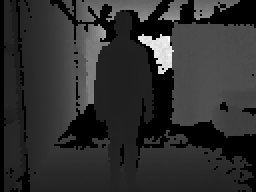
%> input picture Analisi di immagini e dati volumetrici/Matlab/1. Acquisizione/000_000595-b_8409599_depth.pgm, 128 x 96 px, shrunk from 640 x 480 before the run (shown 2 times larger)
$ octave range2xyz.m   (GNU Octave 9; MATLAB toolbox functions it lacks are replaced by stand-ins)
%> lines starting %> are read from the running program, lines starting %| are printed output that depends on the picture; in (x1, y1, x2, y2) boxes, pixels count from 0 and x2, y2 are one past the last pixel; in counts of white or black regions, pixels touching at a corner belong together; the program's own positions count from 1
### Analisi di immagini e dati volumetrici/Matlab/1. Acquisizione/rangetomesh.m
function [Triangle, Vertex] = rangetomesh(TRUE,XX,YY,ZZ,dim_I,dim_J, K_X84)
% Script per generare una mesh da una mappa range
% Nota che TRUE prende valori 0 o 1
% applica la X84 per eliminare gli edge lunghi
%
% Umberto Castellani
%
%


% crea una struttura per l'indicizzazione dei vertici su un vettore (che
% non posso ricavare dalla mappa range perch� ci sono i buchi)
v_index=ones(dim_I,dim_J);

Vertex=zeros(dim_I*dim_J,3);
ind=0;
for i=1:dim_I
    for j=1:dim_J
        if(TRUE(i,j)==1)
            ind=ind+1;
            v_index(i,j)=ind;
            Vertex(ind,:)=[XX(i,j), YY(i,j), ZZ(i,j)];
        end
    end
end
Vertex=Vertex(1:ind,:);
% Criterio per calcolare il valore di soglia sulle distanze automatico:
res=zeros((dim_I*dim_J)*8,1);
ind=0;
for i=3:dim_I
    for j=3:dim_J
        %controllo gli 8 vicini
        if(TRUE(i,j)==1)
            v1=[XX(i,j), YY(i,j), ZZ(i,j)];
            for h=0:2
                for k=0:2
                    if(TRUE(i-h,j-k)==1)
                        ind=ind+1;
                        v2=[XX(i-h,j-k), YY(i-h,j-k), ZZ(i-h,j-k)];
                        res(ind)=norm(v1-v2);
                    end
                end
            end
        end % if true(i,j)
    end
end
res=res(1:ind);
% Applico la regola X84 che dice:
% |x_i-MED|<k*MAD
MED_x84 = median(res);
MAD_x84 = K_X84 * median(abs(res-MED_x84));
% Poich� sono sicuro che tutti i valori di x_i sono positivi
% questo valore verr� confrontato con tutti i residui dei vertici adiacenti
TX_X84=MED_x84+MAD_x84;


Triangle=zeros((dim_I*dim_J)*8,3);
ind=0;
% creo i triangoli (escludo i bordi, che vengono coinvolti dopo
hw                      =   waitbar(0,'mesh generation ...');
for i=3:dim_I-3
    waitbar(i/(dim_I-3),hw)
    for j=3:dim_J-3
        % controllo che il punto esista:
        if (TRUE(i,j)==1)
            % Devo generare i quattro vertici che determinano 2 triangoli
            ind_central=v_index(i,j);
            central=Vertex(ind_central,:);
            % per ogni vicino devo fare il controllo che sia entro la
            % distaza calcolata con la X84
            %Devo cercare 3 vicini in alto a sinistra:
            %
            %
            % vicino 1: est
            %
            % mi ricavo i punti e le distanze dal pixel centrale
            %
            est1=Vertex(v_index(i,j-1),:);
            diff1=norm(central-est1);
            est2=Vertex(v_index(i,j-2),:);
            diff2=norm(central-est2);
            %
            if (TRUE(i,j-1)==1 && diff1<=TX_X84)
                ind_est=v_index(i,j-1);
                bool_est=1;
                esist_est=1;
            elseif(TRUE(i,j-2)==1 && diff2<=TX_X84)
                ind_est=v_index(i,j-2);
                bool_est=0;
                esist_est=1;
            else
                esist_est=0;
                bool_est=1;
            end
            %
            % vicino 2: nordest
            %
            nordest1=Vertex(v_index(i-1,j-1),:);
            diff1=norm(central-nordest1);
            nordest2=Vertex(v_index(i-1,j-2),:);
            diff2=norm(central-nordest2);
            nordest3=Vertex(v_index(i-2,j-2),:);
            diff3=norm(central-nordest3);
            if (TRUE(i-1,j-1)==1 && diff1<=TX_X84)
                ind_nordest=v_index(i-1,j-1);
                bool_nordest=1;
                esist_nordest=1;
            elseif(bool_est==0 && TRUE(i-1,j-2)==1 && diff2<=TX_X84)
                ind_nordest=v_index(i-1,j-2);
                bool_nordest=1;
                esist_nordest=1;
            elseif(bool_est==0 && TRUE(i-2,j-2)==1 && diff3<=TX_X84)
                ind_nordest=v_index(i-2,j-2);
                bool_nordest=0;
                esist_nordest=1;
            elseif(bool_est==1 && TRUE(i-2,j-2)==1 && diff3<=TX_X84)
                ind_nordest=v_index(i-2,j-2);
                bool_nordest=0;
                esist_nordest=1;
            elseif(bool_est==1 && TRUE(i-1,j-2)==1 && diff2<=TX_X84)
                ind_nordest=v_index(i-1,j-2);
                bool_nordest=0;
                esist_nordest=1;
            else
                esist_nordest=0;
                bool_nordest=1;
            end
            %
            % vicino 3: nord
            %
            nord1=Vertex(v_index(i-1,j),:);
            diff1=norm(central-nord1);
            nord2=Vertex(v_index(i-2,j-1),:);
            diff2=norm(central-nord2);
            nord3=Vertex(v_index(i,j-2),:);
            diff3=norm(central-nord3);
            if (TRUE(i-1,j)==1 && diff1<=TX_X84)
                ind_nord=v_index(i-1,j);
                esist_nord=1;
            elseif(TRUE(i-2,j-1)==1 && diff2<=TX_X84)
                ind_nord=v_index(i-2,j-1);
                esist_nord=1;
            elseif(TRUE(i,j-2)==1 && diff3<=TX_X84)
                ind_nord=v_index(i,j-2);
                esist_nord=1;
            else
                esist_nord=0;
            end

        % qui devo creare i 2 triangoli
        % Primo triangolo:
        if (esist_est==1 && esist_nordest==1)
            if (norm(Vertex(ind_central,:)-Vertex(ind_est, :))<=TX_X84 && norm(Vertex(ind_central,:)-Vertex(ind_nordest,:))<=TX_X84 && norm(Vertex(ind_est,:)-Vertex(ind_nordest,:)) <=TX_X84)
            ind=ind+1;
            Triangle(ind,:)=[ind_central ind_est ind_nordest];
            end
        end
         % Secondo triangolo:
        if (esist_nordest==1 && esist_nord==1)
            if (norm(Vertex(ind_central,:)-Vertex(ind_nordest, :))<=TX_X84 && norm(Vertex(ind_central,:)-Vertex(ind_nord,:))<=TX_X84 && norm(Vertex(ind_nord,:)-Vertex(ind_nordest,:)) <=TX_X84)
            ind=ind+1;
            Triangle(ind,:)=[ind_central ind_nord ind_nordest];
            end
        end
        % Se il nordest non esiste provo a generarne uno con l'est e il
        % nord
        if (esist_nordest==0 && esist_nord==1 && esist_est==1)
            if (norm(Vertex(ind_central,:)-Vertex(ind_est, :))<=TX_X84 && norm(Vertex(ind_central,:)-Vertex(ind_nord,:))<=TX_X84 && norm(Vertex(ind_nord,:)-Vertex(ind_est,:)) <=TX_X84)
            ind=ind+1;
            Triangle(ind,:)=[ind_central ind_est ind_nord];
            end
        end

        end
    end
end
close(hw)
Triangle=Triangle(1:ind,:);

### Analisi di immagini e dati volumetrici/Matlab/1. Acquisizione/exportMeshToPly.m
function exportMeshToPly(vertices, faces, vertex_color, name)
if(max(max(vertex_color))<= 1.0)
   vertex_color = vertex_color.*256;
end
if(size(vertex_color,2) == 1)
    vertex_color = repmat(vertex_color,1,3);
end
vertex_color = uint8(vertex_color);
fidply = fopen([name '.ply'],'w');

fprintf(fidply, 'ply\n');
fprintf(fidply, 'format ascii 1.0\n');
fprintf(fidply, 'element vertex %d\n', size(vertices,1));
fprintf(fidply, 'property float x\n');
fprintf(fidply, 'property float y\n');
fprintf(fidply, 'property float z\n');
fprintf(fidply, 'property uchar red\n');
fprintf(fidply, 'property uchar green\n');
fprintf(fidply, 'property uchar blue\n');
fprintf(fidply, 'element face %d\n', size(faces,1));
fprintf(fidply, 'property list uchar int vertex_index\n');
fprintf(fidply, 'end_header\n');

for i=1:size(vertices,1)
      fprintf(fidply, '%f %f %f %d %d %d\n',vertices(i,1), vertices(i,2), vertices(i,3), vertex_color(i,1), vertex_color(i,2), vertex_color(i,3));
end

for i=1:size(faces,1)
    fprintf(fidply, '3 %d %d %d\n',faces(i,1)-1, faces(i,2)-1, faces(i,3)-1);
end


end

### Analisi di immagini e dati volumetrici/Matlab/1. Acquisizione/range2xyz.m
% test code
close all
clear
clc
DIZ = imread('000_000595-b_8409599_depth.pgm'); %Depth Image z coordinate
%> DIZ is the input picture: size 96x128 uint16; min 0, max 17354, mean 3230.2
figure(1);
imagesc(DIZ);
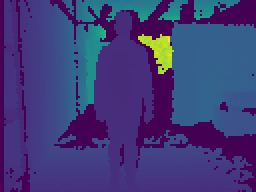
%> displayed picture: size 96x128x3, on the screen's scale of 0 to 255 (shown 2 times larger); mean R, G, B 64.5, 59.8, 121.5
fx = 575.8;
cx = 319.5;

fy = 575.8;
cy = 239.5;


nrow=size(DIZ, 1);
%> nrow = 96
ncol=size(DIZ, 2);
%> ncol = 128
cloud=zeros(nrow*ncol, 3);
X=zeros(nrow, ncol);
Y=zeros(nrow, ncol);
TRUE=zeros(nrow, ncol);
k=0;
DephTH=5000;
for i = 1:1:ncol %column
    for j = 1:1:nrow %row9
        % formule di conversione da
        X(j,i) = (i - cx) * double(DIZ(j, i)) / fx;
        Y(j,i) = (j - cy) * double(DIZ(j, i)) / fy;
        if (DIZ(j,i)~=0 && DIZ(j,i))
            TRUE(j,i)=1;
            k=k+1;
            cloud(k, :) = [X(j,i) Y(j,i) DIZ(j,i)];
        end
    end
    disp(i);
end
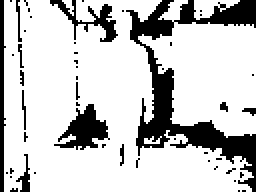
%> TRUE: size 96x128 double (shown 2 times larger); values 0 (black) and 1 (white), 78.9% white; 50 black regions (43 under 20 px), largest, box (x1, y1, x2, y2) and area: (63, 0, 128, 96) 1614, (27, 52, 55, 75) 310, (25, 0, 59, 21) 210
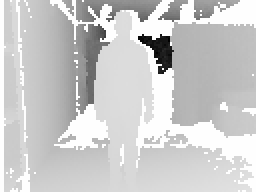
%> X: size 96x128 double (shown 2 times larger); min -7067.6, max 0, mean -1409.3; drawn with min black and max white
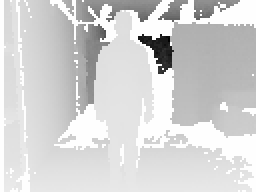
%> Y: size 96x128 double (shown 2 times larger); min -6615.5, max 0, mean -1105.1; drawn with min black and max white
%> after the loop, k = 9693

figure(2);
plot3(cloud(:, 1), cloud(:, 2), cloud(:, 3), 'r.');

K_X84=5.2;
[Triangle, Vertex] = rangetomesh(TRUE,X,Y, double(DIZ), nrow, ncol, K_X84);
%> after the loop in rangetomesh, `for i=1:dim_I`:
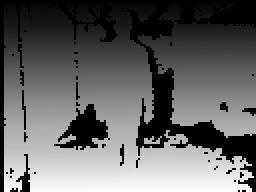
%> v_index: size 96x128 double (shown 2 times larger); min 1, max 9693, mean 3823.6; drawn with min black and max white
%> after the loop in rangetomesh, `for i=3:dim_I`: ind = 79814; v1 = [-790.1 -585.9 2351]; v2 = [-832.2 -619.3 2451]
%> in rangetomesh, `MED_x84 = median(res);`: MED_x84 = 42.05
%> in rangetomesh, `MAD_x84 = K_X84 * median(abs(res-MED_x84));`: MAD_x84 = 213.6
%> in rangetomesh, `TX_X84=MED_x84+MAD_x84;`: TX_X84 = 255.7
%> after the loop in rangetomesh, `for i=3:dim_I-3`: bool_est = 1; bool_nordest = 0; central = [-838.3 -628.2 2469]; diff1 = 664.4; diff3 = 42.63; esist_est = 1; est1 = [-848.7 -632.8 2487]; est2 = [-859.2 -637.3 2505]; ind = 15388; ind_central = 9344; ind_est = 9343; ind_nord = 9342; ind_nordest = 9113; nord1 = [-1367 -1030.1 2487]; nord3 = [-859.2 -637.3 2505]; nordest1 = [-1367 -1030.1 2487]; nordest3 = [-884.9 -665.4 2580]
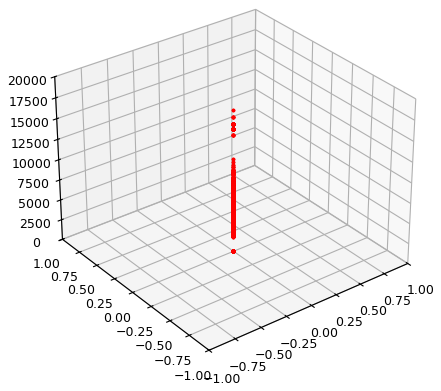
%> figure redrawn from the program's plot data

%Plot del risultato
figure(3);
trisurf(Triangle,Vertex(:,1), Vertex(:,2), Vertex(:,3));
hold on
axis equal
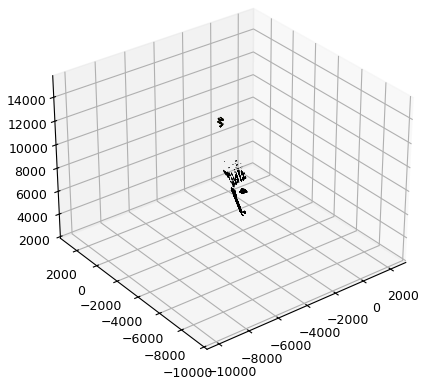
%> figure redrawn from the program's plot data

nvertex=size(Vertex,1);
%> nvertex = 9693
exportMeshToPly(Vertex, Triangle, ones(nvertex,3), 'out2');
